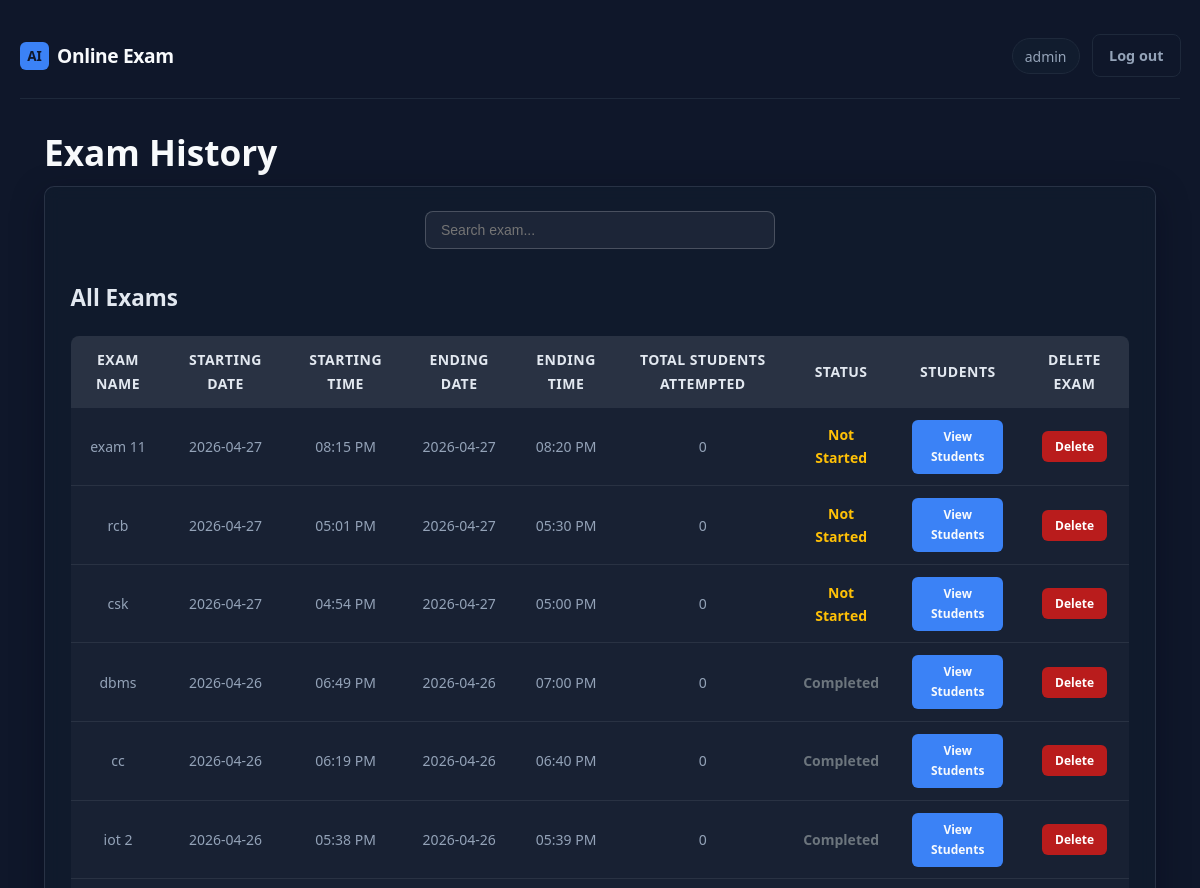
Before: /admin/exam-history (signed in, upper part) with the older database file.
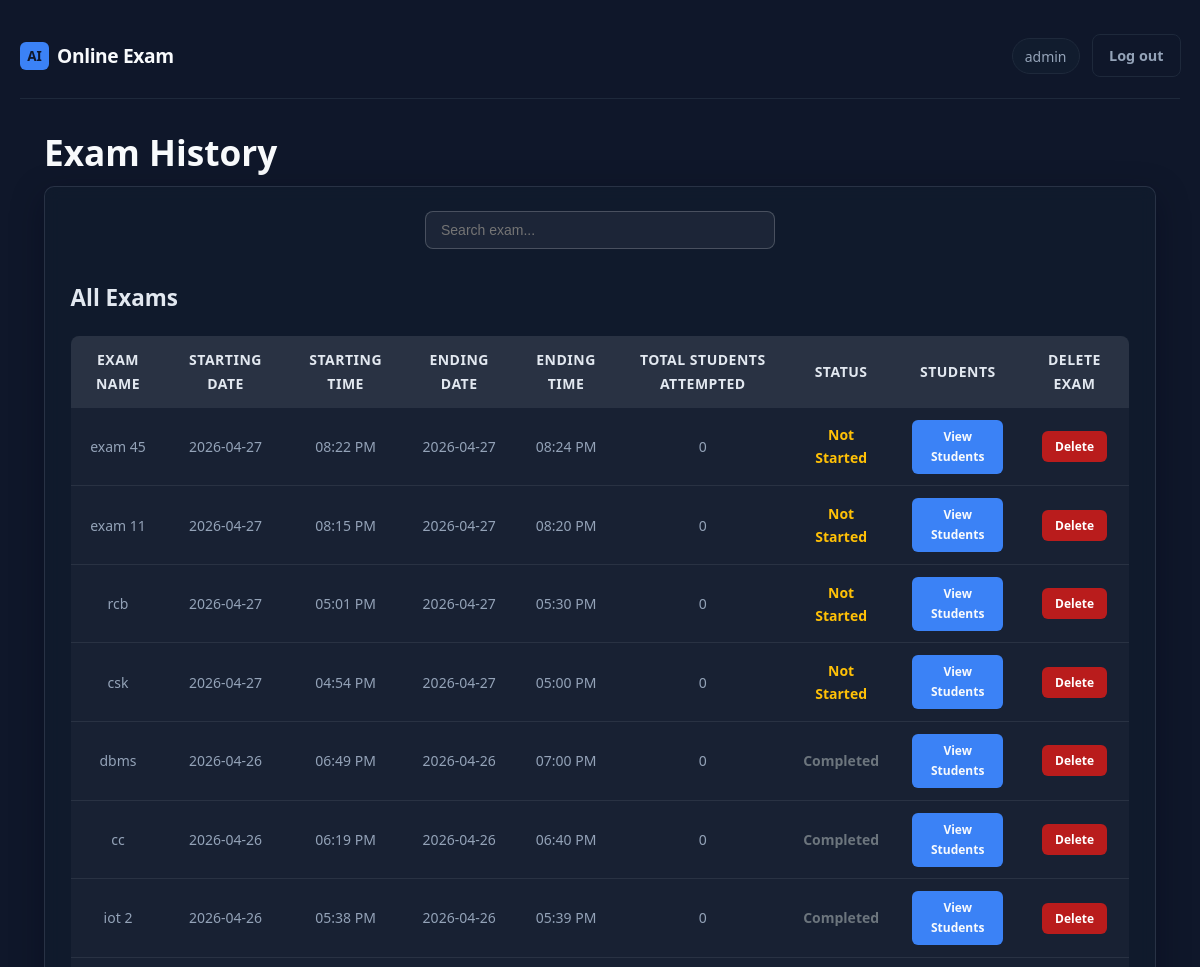
After: the same page with the newer database file.
### app.py (models this page shows)
class ExamHistory(db.Model):
    id = db.Column(db.Integer, primary_key=True)
    subject_name = db.Column(db.String(100), nullable=False, default="General Exam")
    start_time = db.Column(db.DateTime, nullable=False)
    end_time = db.Column(db.DateTime, nullable=False)
    created_at = db.Column(db.DateTime, default=lambda: datetime.now(timezone.utc))

### app.py (the view)
@app.route('/admin/exam-history')
@admin_required
def exam_history():
    exams = ExamHistory.query.order_by(ExamHistory.start_time.desc()).all()
    if exams is None:
        exams = []
    current_exam = ExamSchedule.query.first()
    if current_exam:
        student_count = Attempt.query.filter(
            Attempt.started_at >= current_exam.start_time,
            Attempt.started_at <= current_exam.end_time,
            Attempt.status == 'completed'
        ).count()
        current_exam.total_students = student_count
    from datetime import datetime
    now = datetime.now()
    for exam in exams:
        student_count = Attempt.query.filter(
            Attempt.started_at >= exam.start_time,
            Attempt.started_at <= exam.end_time,
            Attempt.status == 'completed'
        ).count()
        exam.total_students = student_count
        if exam.start_time <= now <= exam.end_time:
            exam.status = "RUNNING"
        elif now > exam.end_time:
            exam.status = "COMPLETED"
        else:
            exam.status = "NOT STARTED"
    from datetime import datetime
    return render_template('exam_history.html', exams=exams, now=datetime.now())

### app.py (called while the page is built, shortened)
def admin_required(f):
    @wraps(f)
    def decorated(*args, **kwargs):
        if "user_id" not in session:
            return redirect(url_for("admin_login_page"))
        u = db.session.get(User, session["user_id"])
        return f(*args, **kwargs)
    return decorated

### templates/exam_history.html (shortened to what this page needs)
{% extends "base.html" %}
{% block body_class %}page-admin{% endblock %}
{% block content %}
<section class="admin-hero">
  <h1>Exam History</h1>
</section>
<div class="card admin-section">
    <div style="display: flex; justify-content: center; margin-bottom: 20px;">
      <input
        type="text"
        id="examSearch"
        placeholder="Search exam..."
        style="width: 350px; padding: 10px 15px; border: 1px solid rgba(255,255,255,0.2); border-radius: 8px; background: rgba(255,255,255,0.05); color: #e2e8f0; font-size: 14px;"
      >
    </div>
  <h3 style="margin: 30px 0 20px 0; color: #e2e8f0;">All Exams</h3>
  <div class="exams-table">
    <table class="data-table">
      <thead>
        <tr>
          <th>Exam Name</th>
          <th>Starting Date</th>
          <th>Starting Time</th>
          <th>Ending Date</th>
          <th>Ending Time</th>
          <th>Total Students Attempted</th>
          <th>STATUS</th>
          <th>STUDENTS</th>
          <th>DELETE EXAM</th>
        </tr>
      </thead>
      <tbody>
        {% if exams %}
          {% for exam in exams %}
            <tr class="exam-row" data-exam="{{ exam.subject_name or 'Exam' }}" data-date="{{ exam.start_time.strftime('%Y-%m-%d') }}">
              <td>{{ exam.subject_name }}</td>
              <td>{{ exam.start_time.strftime('%Y-%m-%d') }}</td>
              <td>{{ exam.start_time.strftime('%I:%M %p') }}</td>
              <td>{{ exam.end_time.strftime('%Y-%m-%d') }}</td>
              <td>{{ exam.end_time.strftime('%I:%M %p') }}</td>
              <td>{{ exam.total_students or 0 }}</td>
              <td>
                {% if exam.status == "RUNNING" %}
                  <span style="color: #28a745; font-weight:600;">Running</span>
                {% elif exam.status == "COMPLETED" %}
                  <span style="color: #6c757d; font-weight:600;">Completed</span>
                {% else %}
                  <span style="color: #ffc107; font-weight:600;">Not Started</span>
                {% endif %}
              </td>
              <td>
                <a href="{{ url_for('admin_exam_students', exam_id=exam.id) }}" class="btn btn-primary btn-sm">
                  View Students
                </a>
              </td>
              <td>
                <form action="{{ url_for('delete_exam', exam_id=exam.id) }}" method="POST" style="display:inline;">
                  <button type="submit" class="btn btn-danger btn-sm"
                      onclick="return confirm('Delete this exam?');">
                      Delete
                  </button>
                </form>
              </td>
            </tr>
          {% endfor %}
        {% endif %}
      </tbody>
    </table>
  </div>
</div>
{% endblock %}

Changed rows visible on the page:
added ExamHistory: subject_name "exam 45", start_time "2026-04-27", start_time "08:22 PM", end_time "2026-04-27", end_time "08:24 PM", total_students "0", shows "Not Started"
